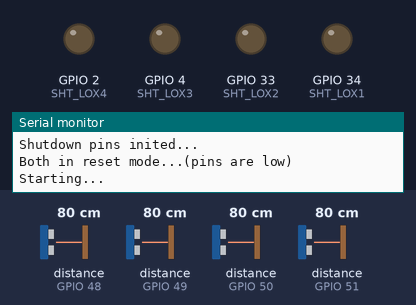
This sketch was run on a simulated ESP32. Parts: output pins drawn as LEDs (lit = HIGH), the last lines printed to the serial monitor. The test bench sets the inputs (shaded band); at power-on: distance to the obstacle (sensors on GPIO 48, GPIO 49, GPIO 50, GPIO 51) 80 cm. WiFi joins after 1.5 s; servers stay silent unless stated.

Above: at 0.01 s.
At 3.2 s:
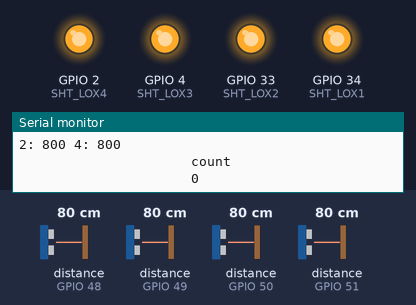
3.3 s: distance to the obstacle (sensor on GPIO 48) set to 250 cm
5.1 s: distance to the obstacle (sensor on GPIO 49) set to 250 cm
6.9 s: distance to the obstacle (sensor on GPIO 50) set to 120 cm
8.6 s: distance to the obstacle (sensor on GPIO 51) set to 120 cm
10.2 s: distance to the obstacle (sensor on GPIO 48) set to 18 cm
13.2 s: distance to the obstacle (sensor on GPIO 50) set to 250 cm
Timing chart, 0 to 15.9 s (numbered marks = the images above; inputs shaded):
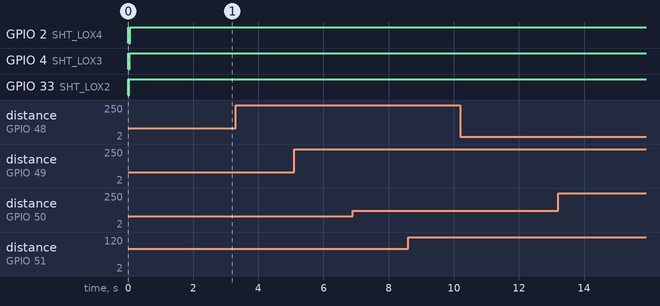

The sketch:

wifi.ino
```cpp
#include <WiFi.h>
#include <ESPAsyncWebServer.h>
#include "Adafruit_VL53L0X.h"

// Wi-Fi credentials
const char* ssid = "Oppo";
const char* password = "123456789";

// Async Web Server on port 80
AsyncWebServer server(80);

// address we will assign if dual sensor is present
#define LOX1_ADDRESS 0x30
#define LOX2_ADDRESS 0x31
#define LOX3_ADDRESS 0x32
#define LOX4_ADDRESS 0x33

int th = 1000;
long startTime1 = 0;
long endTime1 = 0;
long startTime2 = 0;
long endTime2 = 0;
long resettime1 = 0;
long resettime2 = 0;
int count = 0;

// set the pins to shutdown
#define SHT_LOX1 34
#define SHT_LOX2 33
#define SHT_LOX3 4
#define SHT_LOX4 2

// objects for the vl53l0x
Adafruit_VL53L0X lox1 = Adafruit_VL53L0X();
Adafruit_VL53L0X lox2 = Adafruit_VL53L0X();
Adafruit_VL53L0X lox3 = Adafruit_VL53L0X();
Adafruit_VL53L0X lox4 = Adafruit_VL53L0X();

// this holds the measurement
VL53L0X_RangingMeasurementData_t measure1;
VL53L0X_RangingMeasurementData_t measure2;
VL53L0X_RangingMeasurementData_t measure3;
VL53L0X_RangingMeasurementData_t measure4;

// Function to set unique addresses to each sensor
void setID() {
  // all reset
  digitalWrite(SHT_LOX1, LOW);
  digitalWrite(SHT_LOX2, LOW);
  digitalWrite(SHT_LOX3, LOW);
  digitalWrite(SHT_LOX4, LOW);
  delay(10);
  // all unreset
  digitalWrite(SHT_LOX1, HIGH);
  digitalWrite(SHT_LOX2, HIGH);
  digitalWrite(SHT_LOX3, HIGH);
  digitalWrite(SHT_LOX4, HIGH);
  delay(10);

  // activating LOX1 and resetting others
  digitalWrite(SHT_LOX1, HIGH);
  digitalWrite(SHT_LOX2, LOW);
  digitalWrite(SHT_LOX3, LOW);
  digitalWrite(SHT_LOX4, LOW);

  // initing LOX1
  if (!lox1.begin(LOX1_ADDRESS)) {
    Serial.println(F("Failed to boot first VL53L0X"));
    while (1);
  }
  delay(10);

  // activating LOX2
  digitalWrite(SHT_LOX2, HIGH);
  delay(10);

  // initing LOX2
  if (!lox2.begin(LOX2_ADDRESS)) {
    Serial.println(F("Failed to boot second VL53L0X"));
    while (1);
  }
  delay(10);

  // activating LOX3
  digitalWrite(SHT_LOX3, HIGH);
  delay(10);

  // initing LOX3
  if (!lox3.begin(LOX3_ADDRESS)) {
    Serial.println(F("Failed to boot third VL53L0X"));
    while (1);
  }
  delay(10);

  // activating LOX4
  digitalWrite(SHT_LOX4, HIGH);
  delay(10);

  // initing LOX4
  if (!lox4.begin(LOX4_ADDRESS)) {
    Serial.println(F("Failed to boot fourth VL53L0X"));
    while (1);
  }
  delay(10);
}

// Function to read data from the sensors
void read_dual_sensors() {
  lox1.rangingTest(&measure1, false);
  lox2.rangingTest(&measure2, false);
  lox3.rangingTest(&measure3, false);
  lox4.rangingTest(&measure4, false);

  if (measure1.RangeMilliMeter < th || measure3.RangeMilliMeter < th) {
    Serial.print(F("1: "));
    if (measure1.RangeStatus != 4) {
      Serial.print(measure1.RangeMilliMeter);
    } else {
      Serial.print(F("Out of range"));
    }
    Serial.print(F(" 3: "));
    if (measure3.RangeStatus != 4) {
      Serial.print(measure3.RangeMilliMeter);
    } else {
      Serial.print(F("Out of range"));
    }
  }
  Serial.print(F(" "));
  Serial.println(F(" "));

  if (measure2.RangeMilliMeter < th || measure4.RangeMilliMeter < th) {
    Serial.print(F("2: "));
    if (measure2.RangeStatus != 4) {
      Serial.print(measure2.RangeMilliMeter);
    } else {
      Serial.print(F("Out of range"));
    }
    Serial.print(F(" 4: "));
    if (measure4.RangeStatus != 4) {
      Serial.print(measure4.RangeMilliMeter);
    } else {
      Serial.print(F("Out of range"));
    }
  }
  Serial.println(F(" "));
}

void Funky1(int a, int b) {
  if (a < th) {
    startTime1 = millis();
  }
  if (b < th) {
    endTime1 = millis();
  }
}

void Funky2(int a, int b) {
  if (a < th) {
    startTime2 = millis();
  }
  if (b < th) {
    endTime2 = millis();
  }
}

void reset(int a, int b, int c, int d) {
  if (a < th || b < th || c < th || d < th) {
    resettime1 = millis();
  } else {
    resettime2 = millis();
  }
  if ((resettime2 - resettime1) > 750) {
    startTime1 = 0;
    endTime1 = 0;
    startTime2 = 0;
    endTime2 = 0;
  }
}

void counter() {
  Serial.print("                      ");
  long elapsedTime1 = endTime1 - startTime1;
  if (endTime1 != 0 && startTime1 != 0) {
    if (elapsedTime1 > 0) {
      endTime1 = 0;
      startTime1 = 0;
      count++;
    }
    if (elapsedTime1 < 0) {
      endTime1 = 0;
      startTime1 = 0;
      count--;
    }
  }
  long elapsedTime2 = endTime2 - startTime2;
  if (endTime2 != 0 && startTime2 != 0) {
    if (elapsedTime2 > 0) {
      endTime2 = 0;
      startTime2 = 0;
      count++;
    }
    if (elapsedTime2 < 0) {
      endTime2 = 0;
      startTime2 = 0;
      count--;
    }
  }
  Serial.println("count");
  Serial.println("");
  Serial.print("                      ");
  Serial.print(count);
  Serial.println("");
}

void setup() {
  Serial.begin(115200);

  while (!Serial) { delay(1); }

  pinMode(SHT_LOX1, OUTPUT);
  pinMode(SHT_LOX2, OUTPUT);
  pinMode(SHT_LOX3, OUTPUT);
  pinMode(SHT_LOX4, OUTPUT);

  Serial.println(F("Shutdown pins inited..."));

  digitalWrite(SHT_LOX1, LOW);
  digitalWrite(SHT_LOX2, LOW);
  digitalWrite(SHT_LOX3, LOW);
  digitalWrite(SHT_LOX4, LOW);

  Serial.println(F("Both in reset mode...(pins are low)"));

  Serial.println(F("Starting..."));
  setID();

  // Connect to Wi-Fi
  WiFi.begin(ssid, password);
  while (WiFi.status() != WL_CONNECTED) {
    delay(1000);
    Serial.println("Connecting to WiFi...");
  }

  Serial.println("Connected to WiFi");
  Serial.print("IP Address: ");
  Serial.println(WiFi.localIP());

  // Define server routes
  server.on("/", HTTP_GET, [](AsyncWebServerRequest *request) {
    String html = "<!DOCTYPE html><html lang='en'><head><meta charset='UTF-8'><meta name='viewport' content='width=device-width, initial-scale=1.0'><title>Room Count</title></head><body><h1>Room Count</h1><p>Current number of people in the room: <span id='count'>" + String(count) + "</span></p><script>setInterval(async () => {const res = await fetch('/count');const data = await res.json();document.getElementById('count').textContent = data.count;}, 1000);</script></body></html>";
    request->send(200, "text/html", html);
  });

  server.on("/count", HTTP_GET, [](AsyncWebServerRequest *request) {
    String json = "{\"count\":" + String(count) + "}";
    request->send(200, "application/json", json);
  });

  // Start server
  server.begin();
}

void loop() {
  // Your sensor reading and counting logic goes here
  read_dual_sensors();
  Funky1(measure1.RangeMilliMeter, measure3.RangeMilliMeter);
  Funky2(measure2.RangeMilliMeter, measure4.RangeMilliMeter);
  counter();
  reset(measure1.RangeMilliMeter, measure3.RangeMilliMeter, measure2.RangeMilliMeter, measure4.RangeMilliMeter);
  delay(10);
}
```
